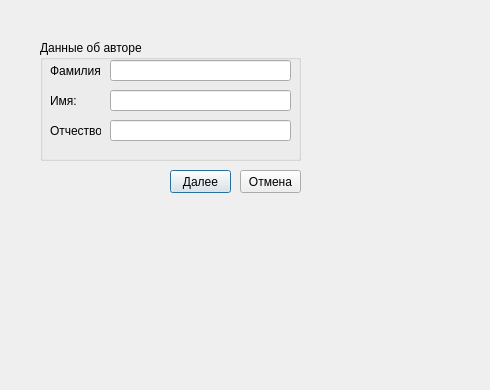
<?xml version="1.0" encoding="UTF-8"?>
<ui version="4.0">
 <class>AddBookDialog</class>
 <widget class="QDialog" name="AddBookDialog">
  <property name="geometry">
   <rect>
    <x>0</x>
    <y>0</y>
    <width>490</width>
    <height>390</height>
   </rect>
  </property>
  <property name="windowTitle">
   <string>Dialog</string>
  </property>
  <widget class="QStackedWidget" name="stackedWidget">
   <property name="geometry">
    <rect>
     <x>30</x>
     <y>30</y>
     <width>281</width>
     <height>171</height>
    </rect>
   </property>
   <property name="currentIndex">
    <number>0</number>
   </property>
   <widget class="QWidget" name="page">
    <widget class="QGroupBox" name="groupBox">
     <property name="geometry">
      <rect>
       <x>10</x>
       <y>10</y>
       <width>261</width>
       <height>121</height>
      </rect>
     </property>
     <property name="title">
      <string>Данные об авторе</string>
     </property>
     <widget class="QLineEdit" name="lineEdit">
      <property name="geometry">
       <rect>
        <x>70</x>
        <y>20</y>
        <width>181</width>
        <height>21</height>
       </rect>
      </property>
     </widget>
     <widget class="QLabel" name="label">
      <property name="geometry">
       <rect>
        <x>10</x>
        <y>20</y>
        <width>51</width>
        <height>21</height>
       </rect>
      </property>
      <property name="text">
       <string>Фамилия:</string>
      </property>
     </widget>
     <widget class="QLabel" name="label_2">
      <property name="geometry">
       <rect>
        <x>10</x>
        <y>50</y>
        <width>51</width>
        <height>21</height>
       </rect>
      </property>
      <property name="text">
       <string>Имя:</string>
      </property>
     </widget>
     <widget class="QLineEdit" name="lineEdit_2">
      <property name="geometry">
       <rect>
        <x>70</x>
        <y>50</y>
        <width>181</width>
        <height>21</height>
       </rect>
      </property>
     </widget>
     <widget class="QLabel" name="label_3">
      <property name="geometry">
       <rect>
        <x>10</x>
        <y>80</y>
        <width>51</width>
        <height>21</height>
       </rect>
      </property>
      <property name="text">
       <string>Отчество:</string>
      </property>
     </widget>
     <widget class="QLineEdit" name="lineEdit_3">
      <property name="geometry">
       <rect>
        <x>70</x>
        <y>80</y>
        <width>181</width>
        <height>21</height>
       </rect>
      </property>
     </widget>
    </widget>
    <widget class="QPushButton" name="pushButton">
     <property name="geometry">
      <rect>
       <x>140</x>
       <y>140</y>
       <width>61</width>
       <height>23</height>
      </rect>
     </property>
     <property name="text">
      <string>Далее</string>
     </property>
    </widget>
    <widget class="QPushButton" name="pushButton_2">
     <property name="geometry">
      <rect>
       <x>210</x>
       <y>140</y>
       <width>61</width>
       <height>23</height>
      </rect>
     </property>
     <property name="text">
      <string>Отмена</string>
     </property>
    </widget>
   </widget>
   <widget class="QWidget" name="page_2">
    <widget class="QPushButton" name="pushButton_3">
     <property name="geometry">
      <rect>
       <x>210</x>
       <y>140</y>
       <width>61</width>
       <height>23</height>
      </rect>
     </property>
     <property name="text">
      <string>Отмена</string>
     </property>
    </widget>
    <widget class="QPushButton" name="pushButton_4">
     <property name="geometry">
      <rect>
       <x>140</x>
       <y>140</y>
       <width>61</width>
       <height>23</height>
      </rect>
     </property>
     <property name="text">
      <string>Далее</string>
     </property>
    </widget>
    <widget class="QPushButton" name="pushButton_5">
     <property name="geometry">
      <rect>
       <x>10</x>
       <y>140</y>
       <width>61</width>
       <height>23</height>
      </rect>
     </property>
     <property name="text">
      <string>Назад</string>
     </property>
    </widget>
   </widget>
  </widget>
 </widget>
 <resources/>
 <connections/>
</ui>
